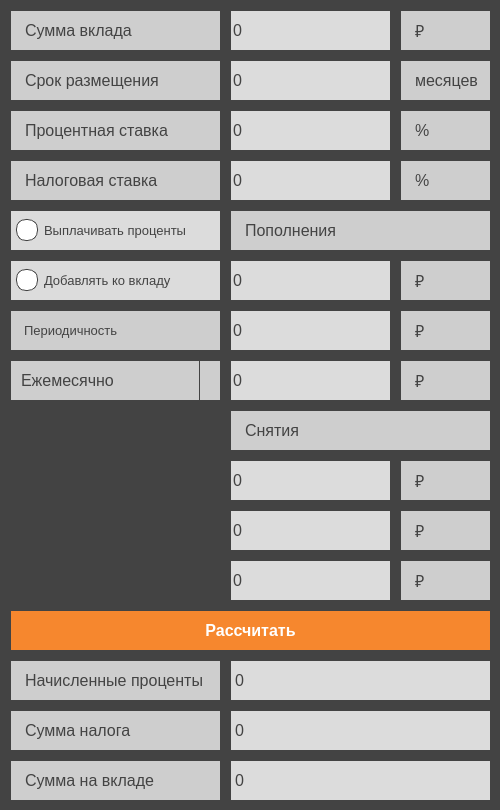
<?xml version="1.0" encoding="UTF-8"?>
<ui version="4.0">
 <class>deposit</class>
 <widget class="QDialog" name="deposit">
  <property name="geometry">
   <rect>
    <x>0</x>
    <y>0</y>
    <width>500</width>
    <height>810</height>
   </rect>
  </property>
  <property name="minimumSize">
   <size>
    <width>500</width>
    <height>810</height>
   </size>
  </property>
  <property name="maximumSize">
   <size>
    <width>500</width>
    <height>810</height>
   </size>
  </property>
  <property name="windowTitle">
   <string>Deposit Calculator</string>
  </property>
  <property name="styleSheet">
   <string notr="true">QDialog {
	background-color: #434343;
}</string>
  </property>
  <widget class="QLabel" name="label_amount">
   <property name="geometry">
    <rect>
     <x>10</x>
     <y>10</y>
     <width>211</width>
     <height>41</height>
    </rect>
   </property>
   <property name="styleSheet">
    <string notr="true">QLabel {
	color:#434343;
	font-size: 16px;
	font-weight: 440;
    background-color: #CECECE;
    border: 1px solid #434343;
    padding: 10px;
}</string>
   </property>
   <property name="text">
    <string>Сумма вклада</string>
   </property>
  </widget>
  <widget class="QLabel" name="label_term">
   <property name="geometry">
    <rect>
     <x>10</x>
     <y>60</y>
     <width>211</width>
     <height>41</height>
    </rect>
   </property>
   <property name="styleSheet">
    <string notr="true">QLabel {
	color:#434343;
	font-size: 16px;
	font-weight: 440;
    background-color: #CECECE;
    border: 1px solid #434343;
    padding: 10px;
}</string>
   </property>
   <property name="text">
    <string>Срок размещения</string>
   </property>
  </widget>
  <widget class="QLabel" name="label_percent">
   <property name="geometry">
    <rect>
     <x>10</x>
     <y>110</y>
     <width>211</width>
     <height>41</height>
    </rect>
   </property>
   <property name="styleSheet">
    <string notr="true">QLabel {
	color:#434343;
	font-size: 16px;
	font-weight: 440;
    background-color: #CECECE;
    border: 1px solid #434343;
    padding: 10px;
}</string>
   </property>
   <property name="text">
    <string>Процентная ставка</string>
   </property>
  </widget>
  <widget class="QLineEdit" name="line_amount">
   <property name="geometry">
    <rect>
     <x>230</x>
     <y>10</y>
     <width>161</width>
     <height>41</height>
    </rect>
   </property>
   <property name="styleSheet">
    <string notr="true">QLineEdit {
	color:#434343;
	font-size: 16px;
	font-weight: 440;
    background-color: #DCDCDC;
    border: 1px solid #434343;
	text-align: left;
}
</string>
   </property>
   <property name="text">
    <string>0</string>
   </property>
  </widget>
  <widget class="QLineEdit" name="line_term">
   <property name="geometry">
    <rect>
     <x>230</x>
     <y>60</y>
     <width>161</width>
     <height>41</height>
    </rect>
   </property>
   <property name="styleSheet">
    <string notr="true">QLineEdit {
	color:#434343;
	font-size: 16px;
	font-weight: 440;
    background-color: #DCDCDC;
    border: 1px solid #434343;
	text-align: left;
}
</string>
   </property>
   <property name="text">
    <string>0</string>
   </property>
  </widget>
  <widget class="QLineEdit" name="line_percent">
   <property name="geometry">
    <rect>
     <x>230</x>
     <y>110</y>
     <width>161</width>
     <height>41</height>
    </rect>
   </property>
   <property name="styleSheet">
    <string notr="true">QLineEdit {
	color:#434343;
	font-size: 16px;
	font-weight: 440;
    background-color: #DCDCDC;
    border: 1px solid #434343;
	text-align: left;
}
</string>
   </property>
   <property name="text">
    <string>0</string>
   </property>
  </widget>
  <widget class="QLabel" name="label1">
   <property name="geometry">
    <rect>
     <x>400</x>
     <y>10</y>
     <width>91</width>
     <height>41</height>
    </rect>
   </property>
   <property name="styleSheet">
    <string notr="true">QLabel {
	color:#434343;
	font-size: 16px;
	font-weight: 440;
    background-color: #CECECE;
    border: 1px solid #434343;
    padding: 10px;
}</string>
   </property>
   <property name="text">
    <string>₽</string>
   </property>
  </widget>
  <widget class="QLabel" name="label2">
   <property name="geometry">
    <rect>
     <x>400</x>
     <y>60</y>
     <width>91</width>
     <height>41</height>
    </rect>
   </property>
   <property name="styleSheet">
    <string notr="true">QLabel {
	color:#434343;
	font-size: 16px;
	font-weight: 440;
    background-color: #CECECE;
    border: 1px solid #434343;
    padding: 10px;
}</string>
   </property>
   <property name="text">
    <string>месяцев</string>
   </property>
  </widget>
  <widget class="QLabel" name="label3">
   <property name="geometry">
    <rect>
     <x>400</x>
     <y>110</y>
     <width>91</width>
     <height>41</height>
    </rect>
   </property>
   <property name="styleSheet">
    <string notr="true">QLabel {
	color:#434343;
	font-size: 16px;
	font-weight: 440;
    background-color: #CECECE;
    border: 1px solid #434343;
    padding: 10px;
}</string>
   </property>
   <property name="text">
    <string>%</string>
   </property>
  </widget>
  <widget class="QLabel" name="label_tax">
   <property name="geometry">
    <rect>
     <x>10</x>
     <y>160</y>
     <width>211</width>
     <height>41</height>
    </rect>
   </property>
   <property name="styleSheet">
    <string notr="true">QLabel {
	color:#434343;
	font-size: 16px;
	font-weight: 440;
    background-color: #CECECE;
    border: 1px solid #434343;
    padding: 10px;
}</string>
   </property>
   <property name="text">
    <string>Налоговая ставка</string>
   </property>
  </widget>
  <widget class="QLineEdit" name="line_tax">
   <property name="geometry">
    <rect>
     <x>230</x>
     <y>160</y>
     <width>161</width>
     <height>41</height>
    </rect>
   </property>
   <property name="styleSheet">
    <string notr="true">QLineEdit {
	color:#434343;
	font-size: 16px;
	font-weight: 440;
    background-color: #DCDCDC;
    border: 1px solid #434343;
	text-align: left;
}
</string>
   </property>
   <property name="text">
    <string>0</string>
   </property>
  </widget>
  <widget class="QLabel" name="label4">
   <property name="geometry">
    <rect>
     <x>400</x>
     <y>160</y>
     <width>91</width>
     <height>41</height>
    </rect>
   </property>
   <property name="styleSheet">
    <string notr="true">QLabel {
	color:#434343;
	font-size: 16px;
	font-weight: 440;
    background-color: #CECECE;
    border: 1px solid #434343;
    padding: 10px;
}</string>
   </property>
   <property name="text">
    <string>%</string>
   </property>
  </widget>
  <widget class="QRadioButton" name="radioButton_pay">
   <property name="geometry">
    <rect>
     <x>5</x>
     <y>205</y>
     <width>221</width>
     <height>51</height>
    </rect>
   </property>
   <property name="styleSheet">
    <string notr="true">QRadioButton {
    background-color: #DCDCDC;
    color:  #434343;
    border: 1px solid #434343;
    padding: 5px;
	margin: 5px;
    font-size: 13px;
}

QRadioButton::indicator {
    width: 20px;
    height: 20px;
    border-radius: 10px;
    border: 1px solid  #434343;
}

QRadioButton::indicator:checked {
    background-color: #F6872E;
    border: 1px solid #434343;
}

QRadioButton::indicator:unchecked {
    background-color: #ffffff;
}
</string>
   </property>
   <property name="text">
    <string>Выплачивать проценты</string>
   </property>
  </widget>
  <widget class="QRadioButton" name="radioButton_cap">
   <property name="geometry">
    <rect>
     <x>5</x>
     <y>255</y>
     <width>221</width>
     <height>51</height>
    </rect>
   </property>
   <property name="styleSheet">
    <string notr="true">QRadioButton {
    background-color: #DCDCDC;
    color:  #434343;
    border: 1px solid #434343;
    padding: 5px;
	margin: 5px;
    font-size: 13px;
}

QRadioButton::indicator {
    width: 20px;
    height: 20px;
    border-radius: 10px;
    border: 1px solid  #434343;
}

QRadioButton::indicator:checked {
    background-color: #F6872E;
    border: 1px solid #434343;
}

QRadioButton::indicator:unchecked {
    background-color: #ffffff;
}
</string>
   </property>
   <property name="text">
    <string>Добавлять ко вкладу</string>
   </property>
  </widget>
  <widget class="QLabel" name="label_pay_or_cap">
   <property name="geometry">
    <rect>
     <x>10</x>
     <y>310</y>
     <width>211</width>
     <height>41</height>
    </rect>
   </property>
   <property name="styleSheet">
    <string notr="true">QLabel {
	color:#434343;
	font-size: 13px;
	font-weight: 440;
    background-color: #CECECE;
    border: 1px solid #434343;
    padding: 10px;
}</string>
   </property>
   <property name="text">
    <string>Периодичность</string>
   </property>
  </widget>
  <widget class="QComboBox" name="comboBox_frequency">
   <property name="geometry">
    <rect>
     <x>10</x>
     <y>360</y>
     <width>211</width>
     <height>41</height>
    </rect>
   </property>
   <property name="styleSheet">
    <string notr="true">QComboBox {
    color: #434343;
    font-size: 16px;
    font-weight: 440;
    background-color: #CECECE;
    border: 1px solid #434343;
    padding: 10px;
    selection-background-color: #F6872E;
}

QComboBox::drop-down {
    subcontrol-origin: padding;
    subcontrol-position: top right;
    width: 20px;
    border-left-width: 1px;
    border-left-color: #434343;
    border-left-style: solid;
}
</string>
   </property>
   <item>
    <property name="text">
     <string>Ежемесячно</string>
    </property>
   </item>
   <item>
    <property name="text">
     <string>Ежеквартально</string>
    </property>
   </item>
   <item>
    <property name="text">
     <string>Ежегодно</string>
    </property>
   </item>
  </widget>
  <widget class="QLabel" name="label_add">
   <property name="geometry">
    <rect>
     <x>230</x>
     <y>210</y>
     <width>261</width>
     <height>41</height>
    </rect>
   </property>
   <property name="styleSheet">
    <string notr="true">QLabel {
	color:#434343;
	font-size: 16px;
	font-weight: 440;
    background-color: #CECECE;
    border: 1px solid #434343;
    padding: 10px;
}</string>
   </property>
   <property name="text">
    <string>Пополнения</string>
   </property>
  </widget>
  <widget class="QLabel" name="label_withdrawals">
   <property name="geometry">
    <rect>
     <x>230</x>
     <y>410</y>
     <width>261</width>
     <height>41</height>
    </rect>
   </property>
   <property name="styleSheet">
    <string notr="true">QLabel {
	color:#434343;
	font-size: 16px;
	font-weight: 440;
    background-color: #CECECE;
    border: 1px solid #434343;
    padding: 10px;
}</string>
   </property>
   <property name="text">
    <string>Снятия</string>
   </property>
  </widget>
  <widget class="QLineEdit" name="line_add_1">
   <property name="geometry">
    <rect>
     <x>230</x>
     <y>260</y>
     <width>161</width>
     <height>41</height>
    </rect>
   </property>
   <property name="styleSheet">
    <string notr="true">QLineEdit {
	color:#434343;
	font-size: 16px;
	font-weight: 440;
    background-color: #DCDCDC;
    border: 1px solid #434343;
	text-align: left;
}
</string>
   </property>
   <property name="text">
    <string>0</string>
   </property>
  </widget>
  <widget class="QLineEdit" name="line_add_2">
   <property name="geometry">
    <rect>
     <x>230</x>
     <y>310</y>
     <width>161</width>
     <height>41</height>
    </rect>
   </property>
   <property name="styleSheet">
    <string notr="true">QLineEdit {
	color:#434343;
	font-size: 16px;
	font-weight: 440;
    background-color: #DCDCDC;
    border: 1px solid #434343;
	text-align: left;
}
</string>
   </property>
   <property name="text">
    <string>0</string>
   </property>
  </widget>
  <widget class="QLineEdit" name="line_add_3">
   <property name="geometry">
    <rect>
     <x>230</x>
     <y>360</y>
     <width>161</width>
     <height>41</height>
    </rect>
   </property>
   <property name="styleSheet">
    <string notr="true">QLineEdit {
	color:#434343;
	font-size: 16px;
	font-weight: 440;
    background-color: #DCDCDC;
    border: 1px solid #434343;
	text-align: left;
}
</string>
   </property>
   <property name="text">
    <string>0</string>
   </property>
  </widget>
  <widget class="QLineEdit" name="line_withdrawals_1">
   <property name="geometry">
    <rect>
     <x>230</x>
     <y>460</y>
     <width>161</width>
     <height>41</height>
    </rect>
   </property>
   <property name="styleSheet">
    <string notr="true">QLineEdit {
	color:#434343;
	font-size: 16px;
	font-weight: 440;
    background-color: #DCDCDC;
    border: 1px solid #434343;
	text-align: left;
}
</string>
   </property>
   <property name="text">
    <string>0</string>
   </property>
  </widget>
  <widget class="QLineEdit" name="line_withdrawals_2">
   <property name="geometry">
    <rect>
     <x>230</x>
     <y>510</y>
     <width>161</width>
     <height>41</height>
    </rect>
   </property>
   <property name="styleSheet">
    <string notr="true">QLineEdit {
	color:#434343;
	font-size: 16px;
	font-weight: 440;
    background-color: #DCDCDC;
    border: 1px solid #434343;
	text-align: left;
}
</string>
   </property>
   <property name="text">
    <string>0</string>
   </property>
  </widget>
  <widget class="QLineEdit" name="line_withdrawals_3">
   <property name="geometry">
    <rect>
     <x>230</x>
     <y>560</y>
     <width>161</width>
     <height>41</height>
    </rect>
   </property>
   <property name="styleSheet">
    <string notr="true">QLineEdit {
	color:#434343;
	font-size: 16px;
	font-weight: 440;
    background-color: #DCDCDC;
    border: 1px solid #434343;
	text-align: left;
}
</string>
   </property>
   <property name="text">
    <string>0</string>
   </property>
  </widget>
  <widget class="QLabel" name="label5">
   <property name="geometry">
    <rect>
     <x>400</x>
     <y>260</y>
     <width>91</width>
     <height>41</height>
    </rect>
   </property>
   <property name="styleSheet">
    <string notr="true">QLabel {
	color:#434343;
	font-size: 16px;
	font-weight: 440;
    background-color: #CECECE;
    border: 1px solid #434343;
    padding: 10px;
}</string>
   </property>
   <property name="text">
    <string>₽</string>
   </property>
  </widget>
  <widget class="QLabel" name="label6">
   <property name="geometry">
    <rect>
     <x>400</x>
     <y>310</y>
     <width>91</width>
     <height>41</height>
    </rect>
   </property>
   <property name="styleSheet">
    <string notr="true">QLabel {
	color:#434343;
	font-size: 16px;
	font-weight: 440;
    background-color: #CECECE;
    border: 1px solid #434343;
    padding: 10px;
}</string>
   </property>
   <property name="text">
    <string>₽</string>
   </property>
  </widget>
  <widget class="QLabel" name="label7">
   <property name="geometry">
    <rect>
     <x>400</x>
     <y>360</y>
     <width>91</width>
     <height>41</height>
    </rect>
   </property>
   <property name="styleSheet">
    <string notr="true">QLabel {
	color:#434343;
	font-size: 16px;
	font-weight: 440;
    background-color: #CECECE;
    border: 1px solid #434343;
    padding: 10px;
}</string>
   </property>
   <property name="text">
    <string>₽</string>
   </property>
  </widget>
  <widget class="QLabel" name="label8">
   <property name="geometry">
    <rect>
     <x>400</x>
     <y>460</y>
     <width>91</width>
     <height>41</height>
    </rect>
   </property>
   <property name="styleSheet">
    <string notr="true">QLabel {
	color:#434343;
	font-size: 16px;
	font-weight: 440;
    background-color: #CECECE;
    border: 1px solid #434343;
    padding: 10px;
}</string>
   </property>
   <property name="text">
    <string>₽</string>
   </property>
  </widget>
  <widget class="QLabel" name="label9">
   <property name="geometry">
    <rect>
     <x>400</x>
     <y>510</y>
     <width>91</width>
     <height>41</height>
    </rect>
   </property>
   <property name="styleSheet">
    <string notr="true">QLabel {
	color:#434343;
	font-size: 16px;
	font-weight: 440;
    background-color: #CECECE;
    border: 1px solid #434343;
    padding: 10px;
}</string>
   </property>
   <property name="text">
    <string>₽</string>
   </property>
  </widget>
  <widget class="QLabel" name="label10">
   <property name="geometry">
    <rect>
     <x>400</x>
     <y>560</y>
     <width>91</width>
     <height>41</height>
    </rect>
   </property>
   <property name="styleSheet">
    <string notr="true">QLabel {
	color:#434343;
	font-size: 16px;
	font-weight: 440;
    background-color: #CECECE;
    border: 1px solid #434343;
    padding: 10px;
}</string>
   </property>
   <property name="text">
    <string>₽</string>
   </property>
  </widget>
  <widget class="QPushButton" name="pushButton_equal">
   <property name="geometry">
    <rect>
     <x>10</x>
     <y>610</y>
     <width>481</width>
     <height>41</height>
    </rect>
   </property>
   <property name="styleSheet">
    <string notr="true">QPushButton {
	color:#ffffff;
	font-size: 16px;
	font-weight: bold;
    background-color: #F6872E;
    border: 1px solid #434343;
    padding: 10px;
}

QPushButton:pressed {
	background-color: qlineargradient(x1: 0, y1: 0, x2: 0, y2: 1,
                                      stop: 0 #D17127, stop: 1 #F6872E);
}</string>
   </property>
   <property name="text">
    <string>Рассчитать</string>
   </property>
  </widget>
  <widget class="QLabel" name="label_interest">
   <property name="geometry">
    <rect>
     <x>10</x>
     <y>660</y>
     <width>211</width>
     <height>41</height>
    </rect>
   </property>
   <property name="font">
    <font>
     <pointsize>-1</pointsize>
     <bold>false</bold>
    </font>
   </property>
   <property name="styleSheet">
    <string notr="true">QLabel {
	color:#434343;
	font-size: 16px;
	font-weight: 440;
    background-color: #CECECE;
    border: 1px solid #434343;
    padding: 10px;
}</string>
   </property>
   <property name="text">
    <string>Начисленные проценты</string>
   </property>
  </widget>
  <widget class="QLabel" name="label_tax_amount">
   <property name="geometry">
    <rect>
     <x>10</x>
     <y>710</y>
     <width>211</width>
     <height>41</height>
    </rect>
   </property>
   <property name="font">
    <font>
     <pointsize>-1</pointsize>
     <bold>false</bold>
    </font>
   </property>
   <property name="styleSheet">
    <string notr="true">QLabel {
	color:#434343;
	font-size: 16px;
	font-weight: 440;
    background-color: #CECECE;
    border: 1px solid #434343;
    padding: 10px;
}</string>
   </property>
   <property name="text">
    <string>Сумма налога</string>
   </property>
  </widget>
  <widget class="QLabel" name="label_output_amount">
   <property name="geometry">
    <rect>
     <x>10</x>
     <y>760</y>
     <width>211</width>
     <height>41</height>
    </rect>
   </property>
   <property name="font">
    <font>
     <pointsize>-1</pointsize>
     <bold>false</bold>
    </font>
   </property>
   <property name="styleSheet">
    <string notr="true">QLabel {
	color:#434343;
	font-size: 16px;
	font-weight: 440;
    background-color: #CECECE;
    border: 1px solid #434343;
    padding: 10px;
}</string>
   </property>
   <property name="text">
    <string>Сумма на вкладе</string>
   </property>
  </widget>
  <widget class="QLabel" name="line_interest">
   <property name="geometry">
    <rect>
     <x>230</x>
     <y>660</y>
     <width>261</width>
     <height>41</height>
    </rect>
   </property>
   <property name="styleSheet">
    <string notr="true">QLabel {
	color:#434343;
	font-size: 16px;
	font-weight: 440;
    background-color: #DCDCDC;
    border: 1px solid #434343;
	text-align: left;
}
</string>
   </property>
   <property name="text">
    <string>0</string>
   </property>
  </widget>
  <widget class="QLabel" name="line_tax_amount">
   <property name="geometry">
    <rect>
     <x>230</x>
     <y>710</y>
     <width>261</width>
     <height>41</height>
    </rect>
   </property>
   <property name="styleSheet">
    <string notr="true">QLabel {
	color:#434343;
	font-size: 16px;
	font-weight: 440;
    background-color: #DCDCDC;
    border: 1px solid #434343;
	text-align: left;
}
</string>
   </property>
   <property name="text">
    <string>0</string>
   </property>
  </widget>
  <widget class="QLabel" name="line_output_amount">
   <property name="geometry">
    <rect>
     <x>230</x>
     <y>760</y>
     <width>261</width>
     <height>41</height>
    </rect>
   </property>
   <property name="styleSheet">
    <string notr="true">QLabel {
	color:#434343;
	font-size: 16px;
	font-weight: 440;
    background-color: #DCDCDC;
    border: 1px solid #434343;
	text-align: left;
}
</string>
   </property>
   <property name="text">
    <string>0</string>
   </property>
  </widget>
  <widget class="QLabel" name="image">
   <property name="geometry">
    <rect>
     <x>10</x>
     <y>410</y>
     <width>211</width>
     <height>191</height>
    </rect>
   </property>
   <property name="text">
    <string/>
   </property>
   <property name="pixmap">
    <pixmap>pictures/kot2.jpg</pixmap>
   </property>
  </widget>
 </widget>
 <resources/>
 <connections/>
</ui>
